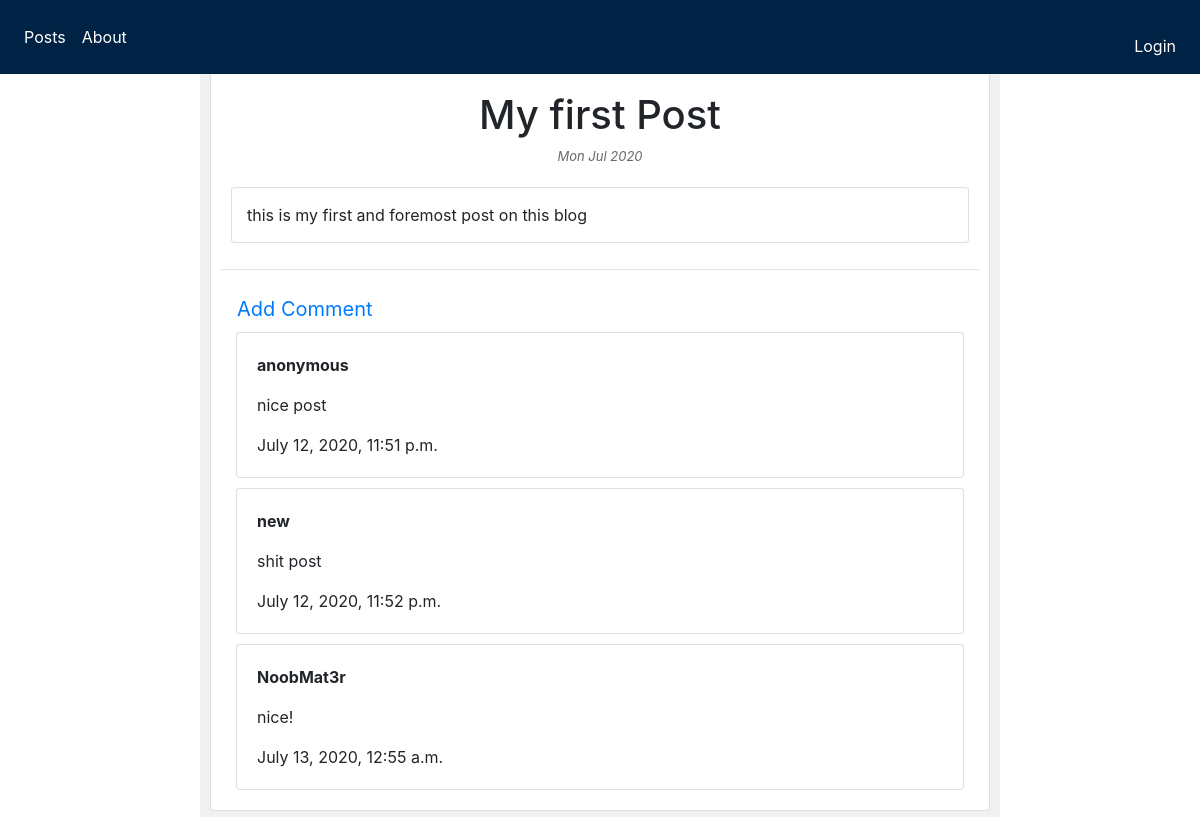
The page /1 on the database its author committed.
### blog/models.py (models this page shows, shortened)
class Post(models.Model):
    author = models.ForeignKey('auth.User', on_delete=models.CASCADE)
    title = models.CharField(max_length=100)
    text = models.TextField()
    date = models.DateTimeField(default=timezone.now)
    publish_date = models.DateTimeField(blank=True, null=True)
    public = models.BooleanField(default=False)

class Comment(models.Model):
    post = models.ForeignKey('blog.Post', related_name='comments', on_delete=models.CASCADE)
    author = models.CharField(max_length=30)
    text = models.TextField()
    date = models.DateTimeField(default=timezone.now)
    approved_comment = models.BooleanField(default=True)

### blog/views.py (the view)
# urls.py: path('<int:pk>', views.PostDetailView.as_view(), name="detail_post"),
class PostDetailView(DetailView):
    model = Post

### blog/templates/blog/post_detail.html (shortened to what this page needs)
{% extends 'blog/base.html' %}
{% block body %}
    <div class="upper" style="padding: 10px; text-align: center">
        <h1 class="posttitle loader">{{ post.title }}</h1>
        {% if post.publish_date and post.public %}
            <div class="date postdate">
                {{ post.publish_date|date:'D M Y' }}
            </div>
        {% else %}
            {% if user.is_authenticated %}
                <a class="btn btn-danger" href="{% url 'publish_post' pk=post.pk %}">Publish</a>
            {% endif %}
        {% endif %}
    </div>
    <p class="postcontent card" style="padding: 15px; margin: 10px" id="content">{{ post.text|safe }}</p>
    <hr>
    <a class="btn-lg" href="{% url 'addcomment_post' pk=post.pk %}">Add Comment</a>
    <div class="container">
        {% for comment in post.comments.all %}
            <div class="card" style="margin-bottom: 10px; padding: 20px">
                <p style="font-weight: bold">{{ comment.author }}</p>
                <p>{{ comment.text }}</p>
                {{ comment.date }}
            </div>
        {% empty %}
            <p>No Comments</p>
        {% endfor %}
    </div>
{% endblock %}

### blog/static/css/style.css (style rules this page uses)
.date { font-size: small; color: #686868; font-style: italic; }

### rows shown on the page
Post: title "My first Post", publish_date "Mon Jul 2020", text "this is my first and foremost post on this blog"
Comment: author "anonymous", text "nice post", date "July 12, 2020, 11:51 p.m."
Comment: author "new", text "shit post", date "July 12, 2020, 11:52 p.m."
Comment: author "NoobMat3r", text "nice!", date "July 13, 2020, 12:55 a.m."
